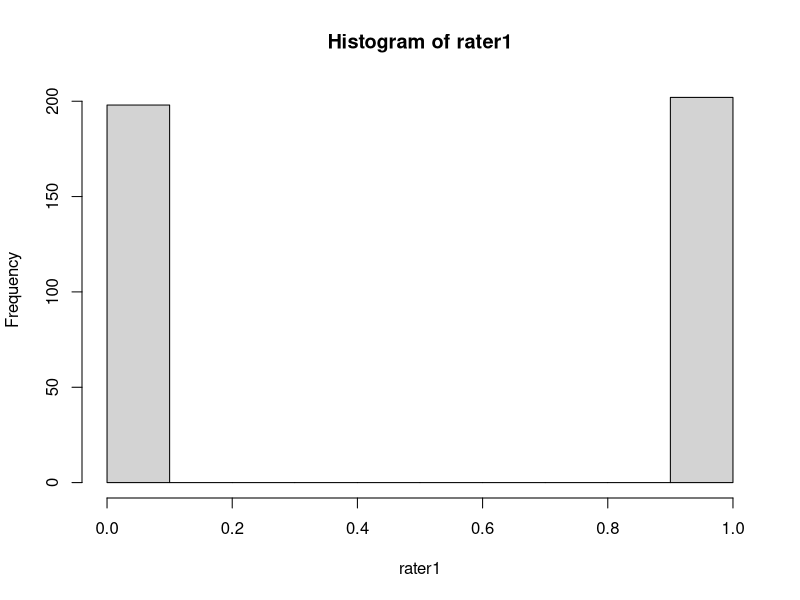
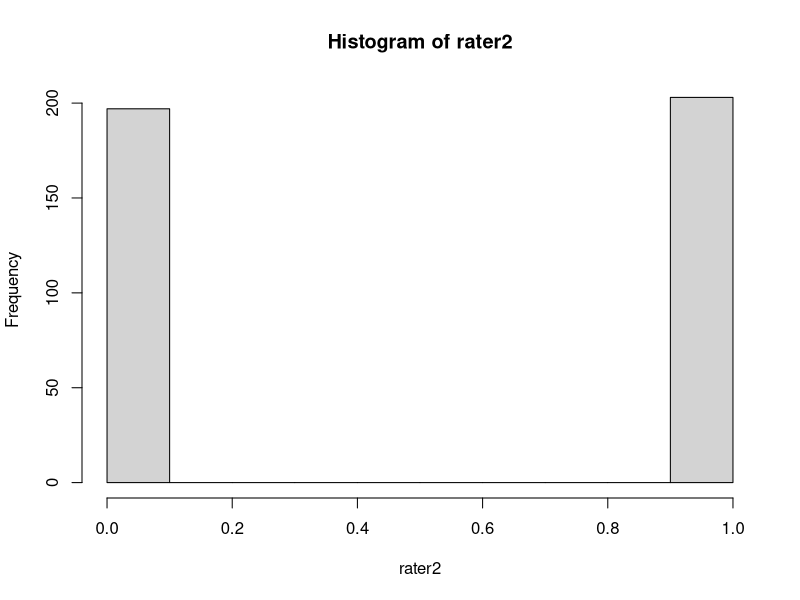
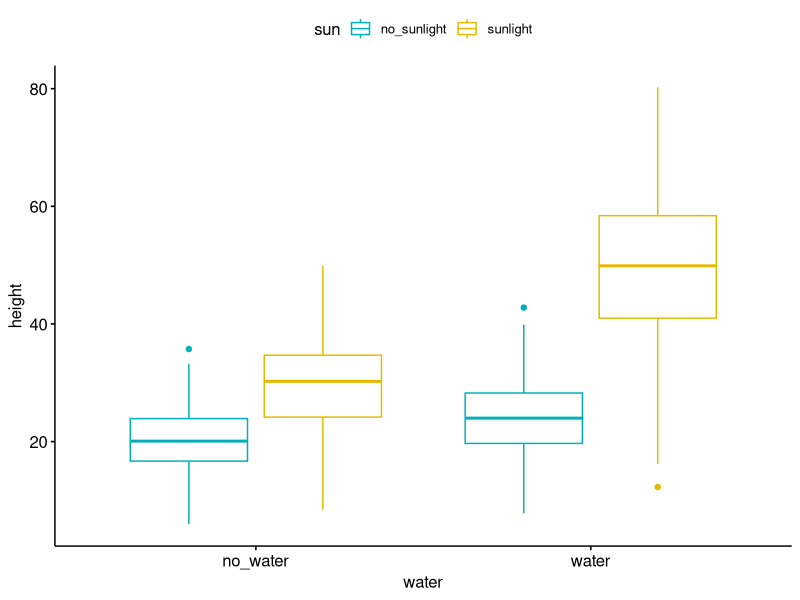
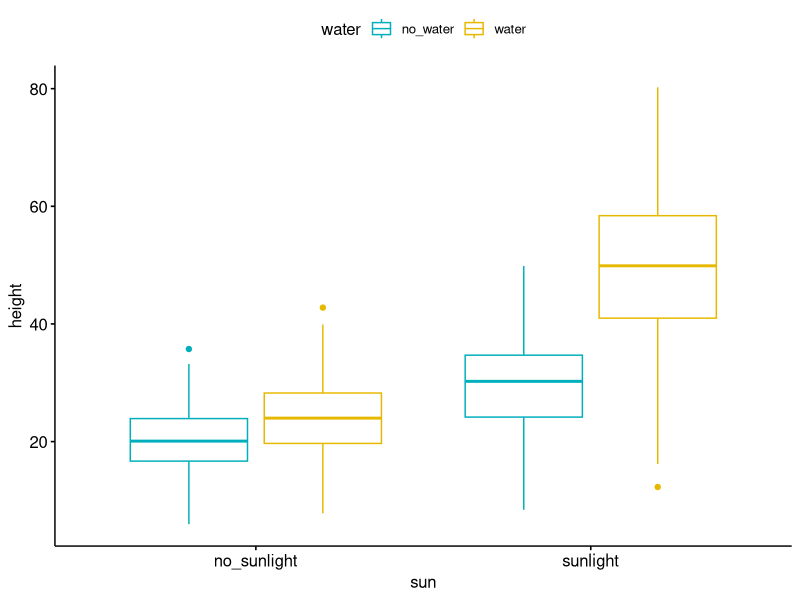

Generate these figures, in order, with R:
## ---- chunk 1
# library(irr)
library(psych)
library(ggpubr)
library(broom)
## ---- chunk 2
rater1 <- rbinom(400, 1, 0.50)
hist(rater1)
## ---- chunk 3
rater2 <- rbinom(400, 1, 0.50)
hist(rater2)
## ---- chunk 4
cohen.kappa(x=cbind(rater1, rater2))
## ---- chunk 5
df_irr <- data.frame(rater1)
df_irr$rater2 <- df_irr$rater1

cohen.kappa(x=cbind(df_irr$rater1, df_irr$rater2))
## ---- chunk 6
df_irr$rater3 <- df_irr$rater1
# table(df_irr$rater3)
df_irr$rater3 <- df_irr$rater3 - 1
# table(df_irr$rater3)
df_irr[df_irr$rater3 < 0, ]$rater3 <- 1
# table(df_irr$rater3)
cohen.kappa(x=cbind(df_irr$rater1, df_irr$rater3))
## ---- chunk 7
df_irr$rater4 <- df_irr$rater1

indices <- sample(1:400, 40, replace=FALSE)

# table(df_irr$rater4)
df_irr[indices, ]$rater4 <- df_irr[indices, ]$rater4 - 1
# table(df_irr$rater4)
df_irr[df_irr$rater4 < 0, ]$rater4 <- 1
# table(df_irr$rater4)

cohen.kappa(x=cbind(df_irr$rater1, df_irr$rater4))
## ---- chunk 8
for (i in 1:10) {
  print(mean(sample(1:10000, 100, replace=FALSE)))
}
## ---- chunk 9
mean_of_means = 0
for (i in 1:10) {
  random_sample <- sample(1:10000, 10, replace=FALSE)
  sample_mean <- mean(random_sample)
  print(sample_mean)
  mean_of_means = mean_of_means + sample_mean
}
print(mean_of_means/10)
## ---- chunk 10
col_00 <- rnorm(400, mean = 20, sd=5)
col_01 <- rnorm(400, mean = 30, sd=8)
col_10 <- rnorm(400, mean = 24, sd=6)
col_11 <- rnorm(400, mean = 50, sd=12)

df_00 <- data.frame(height = col_00, water = "no_water", sun = "no_sunlight")
df_01 <- data.frame(height = col_01, water = "no_water", sun = "sunlight")
df_10 <- data.frame(height = col_10, water = "water", sun = "no_sunlight")
df_11 <- data.frame(height = col_11, water = "water", sun = "sunlight")
df_main <- rbind(df_00, df_01, df_10, df_11)
table(df_main$water, df_main$sun)
head(df_main)

## ---- chunk 11
ggboxplot(df_main, x='water', y='height', color='sun', palette = c("#00AFBB", "#E7B800"))
## ---- chunk 12
ggboxplot(df_main, x='sun', y='height', color='water', palette = c("#00AFBB", "#E7B800"))
## ---- chunk 13
t.test(df_main[df_main$water == 'no_water',]$height, df_main[df_main$water == 'water',]$height, alternative = "two.sided", var.equal = FALSE)
## ---- chunk 14
t.test(df_main[df_main$sun == 'no_sunlight',]$height, df_main[df_main$sun == 'sunlight',]$height, alternative = "two.sided", var.equal = FALSE)
## ---- chunk 15
two_factor_anova <- aov( height ~ sun + water, data = df_main)
summary(two_factor_anova)
## ---- chunk 16
model.tables(two_factor_anova, type = "means", se=TRUE)
## ---- chunk 17
tidy(TukeyHSD(two_factor_anova))
## ---- chunk 18
two_factor_anova_interaction <- aov( height ~ sun + water + sun:water, data = df_main)
summary(two_factor_anova_interaction)
## ---- chunk 19
model.tables(two_factor_anova_interaction, type = "means", se=TRUE)
## ---- chunk 20
tidy(TukeyHSD(two_factor_anova_interaction))
## ---- chunk 21
# what if you knew the average height of the parent tree of the sapling
# conduct a ANCOVA

# aov(height ~ sun + water + sun:water + parent_tree_height, data = df_main)
